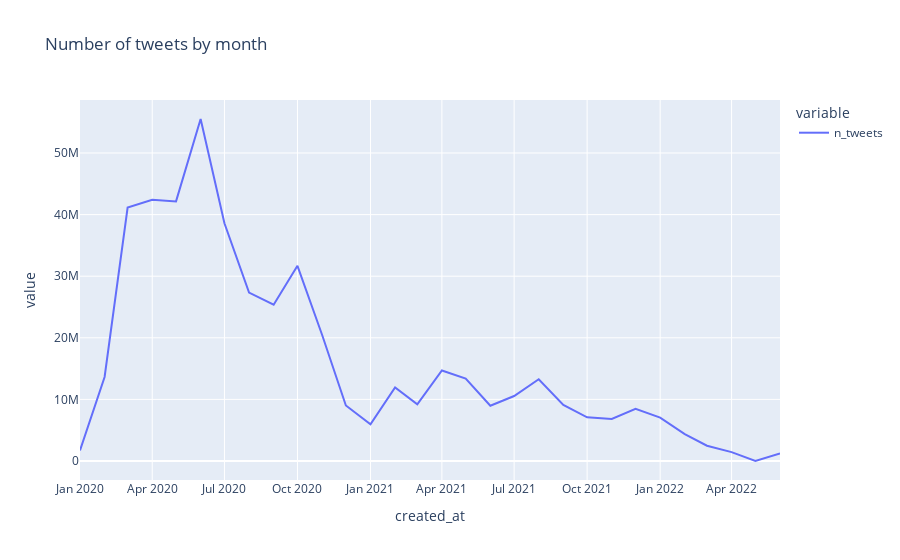

Source (notebook cell):
### Code cell
pd.options.plotting.backend = 'plotly'
monthly['n_tweets'].plot.line(title='Number of tweets by month')

### Figure 1 — Plotly figure (JSON) as saved in the notebook; plotly's stock layout.template omitted (floating-point values rounded to 4 significant figures)
{"data": [{"hovertemplate": "variable=n_tweets<br>created_at=%{x}<br>value=%{y}<extra></extra>", "legendgroup": "n_tweets", "line": {"color": "#636efa", "dash": "solid"}, "marker": {"symbol": "circle"}, "mode": "lines", "name": "n_tweets", "orientation": "v", "showlegend": true, "type": "scatter", "x": ["2020-01-01", "2020-02-01", "2020-03-01", "2020-04-01", "2020-05-01", "2020-06-01", "2020-07-01", "2020-08-01", "2020-09-01", "2020-10-01", "2020-11-01", "2020-12-01", "2021-01-01", "2021-02-01", "2021-03-01", "2021-04-01", "2021-05-01", "2021-06-01", "2021-07-01", "2021-08-01", "2021-09-01", "2021-10-01", "2021-11-01", "2021-12-01", "2022-01-01", "2022-02-01", "2022-03-01", "2022-04-01", "2022-05-01", "2022-06-01"], "xaxis": "x", "y": [1710781, 13637918, 41149267, 42409718, 42146216, 55519551, 38599560, 27346982, 25370561, 31679769, 20499417, 9014265, 5952389, 11943040, 9188471, 14688039, 13367304, 8964169, 10544369, 13265557, 9109491, 7095771, 6813181, 8462463, 7048745, 4376096, 2478719, 1437033, 0, 1234167], "yaxis": "y"}], "layout": {"autosize": true, "legend": {"title": {"text": "variable"}, "tracegroupgap": 0}, "title": {"text": "Number of tweets by month"}, "xaxis": {"anchor": "y", "autorange": true, "domain": [0, 1], "range": ["2020-01-01", "2022-06-01"], "title": {"text": "created_at"}, "type": "date"}, "yaxis": {"anchor": "x", "autorange": true, "domain": [0, 1], "range": [-3084000.0, 58600000.0], "title": {"text": "value"}, "type": "linear"}}}
